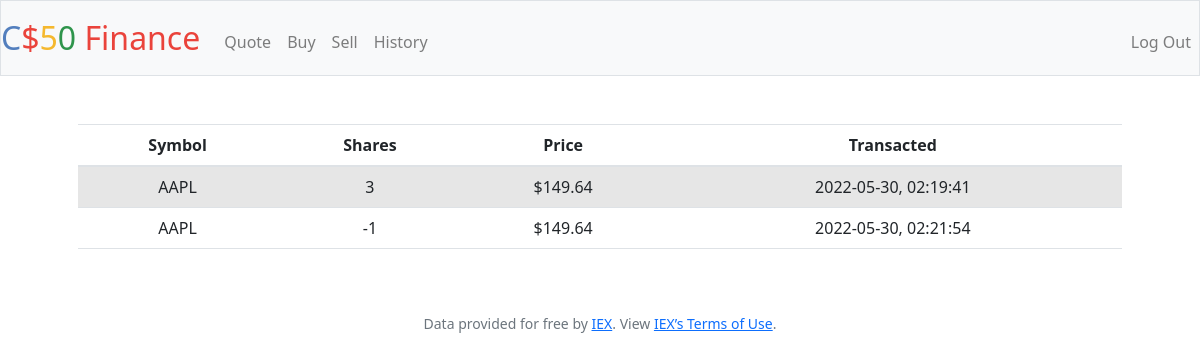
The app's page /history (signed in) with its own data.
### tables this page shows
CREATE TABLE "transactions"
  (
     user_id          INTEGER NOT NULL,
     ticker_symbol    TEXT NOT NULL,
     stock_name       TEXT NOT NULL,
     amount           INTEGER NOT NULL,
     purchase_price   DECIMAL(9,2) NOT NULL,
     transaction_time DATETIME NOT NULL,
     FOREIGN KEY(user_id) REFERENCES users (id)
  );

### application.py (the view)
@app.route("/history")
@login_required
def history():
    history = db.execute("SELECT * from transactions WHERE user_id = ? ORDER BY ticker_symbol", session.get("user_id"))
    return render_template('history.html', history=history)

### application.py (called while the page is built)
@app.after_request
def after_request(response):
    response.headers["Cache-Control"] = "no-cache, no-store, must-revalidate"
    response.headers["Expires"] = 0
    response.headers["Pragma"] = "no-cache"
    return response

### helpers.py (called while the page is built)
def login_required(f):
    @wraps(f)
    def decorated_function(*args, **kwargs):
        if session.get("user_id") is None:
            return redirect("/login")
        return f(*args, **kwargs)
    return decorated_function

### templates/history.html (shortened to what this page needs)
{% extends "layout.html" %}
{% block main %}
<link href="https://cdn.jsdelivr.net/npm/bootstrap@5.2.0-beta1/dist/css/bootstrap.min.css" rel="stylesheet">
<table class = "table table-striped">
    <thead>
    <tr>
        <th><b>Symbol</b></th>
        <th><b>Shares</b></th>
        <th><b>Price</b></th>
        <th><b>Transacted</b></th>
    </tr>
    </thead>
    {% for hist in history %}
    <tr>
        <td>{{ hist['ticker_symbol'] }}</td>
        <td>{{ hist['amount'] }}</td>
        <td>{{ "$" ~ hist['purchase_price'] }}</td>
        <td>{{ hist['transaction_time'] }}</td>
    </tr>
    {% endfor %}
</table>
{% endblock %}

### records on screen
transactions: ticker_symbol "AAPL", amount "3", purchase_price "$149.64", transaction_time "2022-05-30, 02:19:41"
transactions: ticker_symbol "AAPL", amount "-1", purchase_price "$149.64", transaction_time "2022-05-30, 02:21:54"
